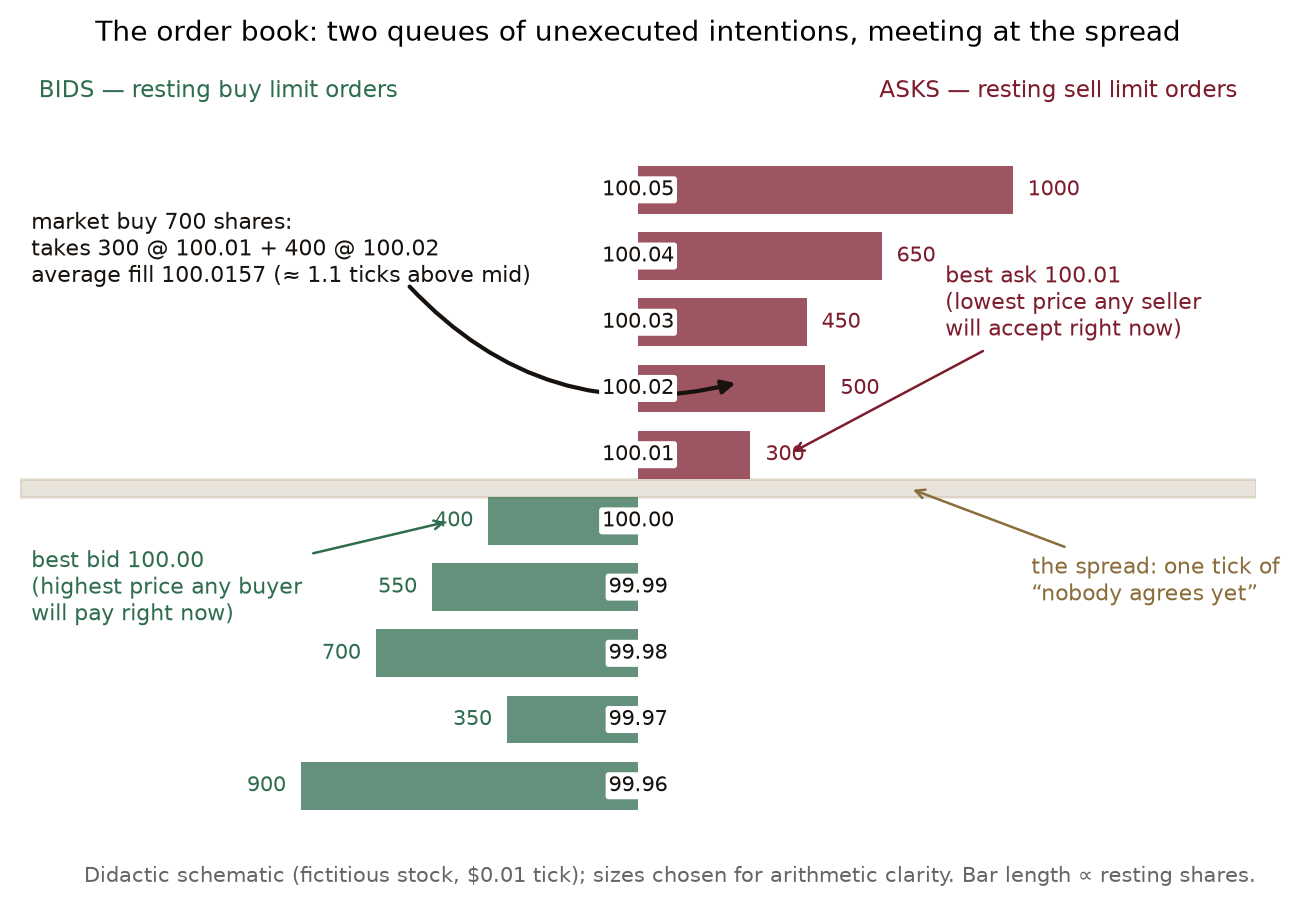

Generate this figure with Python:
"""
Figure 1 - A schematic limit order book (DOM view), drawn, not screenshotted.

Pure didactic diagram: a ten-level book for a fictitious stock trading near
$100.00 with a one-cent tick. Bids (buy limit orders) accumulate below the
market on the left, asks (sell limit orders) above it on the right; the gap
between the best bid and the best ask is the spread. A 700-share marketable
buy order is shown walking the ask side: it consumes the 300 shares at 100.01
and 400 of the 500 shares at 100.02, so its average fill is worse than the
quoted best ask - the price of immediacy, made visible.

All numbers are chosen for arithmetic clarity, not taken from a feed; the
figure is a diagram of mechanics (the empirical figures of this paper are
Figures 3). No data download.

Reproducible:
    python fig_orderbook_schematic.py     # numpy, matplotlib only
"""
import os
import numpy as np
import matplotlib
matplotlib.use("Agg")
import matplotlib.pyplot as plt

HERE = os.path.dirname(os.path.abspath(__file__))

# ---- the book (price -> resting size) ---------------------------------------
bids = [(100.00, 400), (99.99, 550), (99.98, 700), (99.97, 350), (99.96, 900)]
asks = [(100.01, 300), (100.02, 500), (100.03, 450), (100.04, 650), (100.05, 1000)]
TICK = 0.01
best_bid, best_ask = bids[0][0], asks[0][0]
mid = (best_bid + best_ask) / 2

# ---- a 700-share marketable buy walks the ask side --------------------------
order = 700
take1 = min(order, asks[0][1])            # 300 @ 100.01
take2 = order - take1                     # 400 @ 100.02
avg_fill = (take1 * asks[0][0] + take2 * asks[1][0]) / order
slip_ticks = (avg_fill - mid) / TICK
left_at_10002 = asks[1][1] - take2        # 100 shares remain at 100.02

C_BID, C_ASK, C_INK, C_ACC = "#2f6d4f", "#7c1c2c", "#17120e", "#8a6d3b"

fig, ax = plt.subplots(figsize=(6.8, 4.4))
SC = 1 / 1000.0                                       # shares -> bar length

for p, q in bids:
    ax.barh(p, -q * SC, height=TICK * 0.72, color=C_BID, alpha=0.75, zorder=2)
    ax.text(-q * SC - 0.04, p, f"{q}", va="center", ha="right",
            fontsize=7.6, color=C_BID)
for p, q in asks:
    ax.barh(p, q * SC, height=TICK * 0.72, color=C_ASK, alpha=0.75, zorder=2)
    ax.text(q * SC + 0.04, p, f"{q}", va="center", ha="left",
            fontsize=7.6, color=C_ASK)

# price labels down the middle
for p, _ in bids + asks:
    ax.text(0, p, f"{p:.2f}", va="center", ha="center", fontsize=7.6,
            color=C_INK, zorder=4,
            bbox=dict(boxstyle="round,pad=0.14", fc="white", ec="none"))

# spread band
ax.axhspan(best_bid + TICK * 0.36, best_ask - TICK * 0.36,
           color=C_ACC, alpha=0.18, zorder=1)
ax.annotate("the spread: one tick of\n“nobody agrees yet”",
            xy=(0.72, (best_bid + best_ask) / 2), xytext=(1.05, 99.988),
            fontsize=8, color=C_ACC,
            arrowprops=dict(arrowstyle="->", color=C_ACC, lw=0.9))

ax.annotate("best bid 100.00\n(highest price any buyer\nwill pay right now)",
            xy=(-bids[0][1] * SC - 0.1, best_bid), xytext=(-1.62, 99.985),
            fontsize=7.8, color=C_BID,
            arrowprops=dict(arrowstyle="->", color=C_BID, lw=0.9))
ax.annotate("best ask 100.01\n(lowest price any seller\nwill accept right now)",
            xy=(asks[0][1] * SC + 0.1, best_ask), xytext=(0.82, 100.028),
            fontsize=7.8, color=C_ASK,
            arrowprops=dict(arrowstyle="->", color=C_ASK, lw=0.9))

# the marketable buy order walking the book
ax.annotate("", xy=(asks[1][1] * SC * 0.55, asks[1][0] + 0.001),
            xytext=(-0.62, 100.036),
            arrowprops=dict(arrowstyle="-|>", color=C_INK, lw=1.5,
                            connectionstyle="arc3,rad=0.3"))
ax.text(-1.62, 100.047,
        f"market buy {order} shares:\ntakes {take1} @ {asks[0][0]:.2f} + "
        f"{take2} @ {asks[1][0]:.2f}\naverage fill {avg_fill:.4f} "
        f"(≈ {slip_ticks:.1f} ticks above mid)",
        fontsize=7.8, color=C_INK, ha="left", va="top")

ax.text(-1.6, 100.064, "BIDS — resting buy limit orders",
        fontsize=8.4, color=C_BID, ha="left")
ax.text(1.6, 100.064, "ASKS — resting sell limit orders",
        fontsize=8.4, color=C_ASK, ha="right")

ax.set_xlim(-1.65, 1.65)
ax.set_ylim(99.952, 100.070)
ax.set_yticks([])
ax.set_xticks([])
for s in ax.spines.values():
    s.set_visible(False)
ax.set_title("The order book: two queues of unexecuted intentions, "
             "meeting at the spread", fontsize=10.2)
fig.text(0.5, -0.015,
         "Didactic schematic (fictitious stock, $0.01 tick); sizes chosen for "
         "arithmetic clarity. Bar length ∝ resting shares.",
         ha="center", fontsize=7.6, color="#666")
plt.tight_layout()

OUT = os.path.join(HERE, "fig_orderbook_schematic.png")
fig.savefig(OUT, dpi=200, bbox_inches="tight")
print("wrote", OUT)
print(f"best_bid={best_bid:.2f} best_ask={best_ask:.2f} mid={mid:.3f} "
      f"spread_ticks={(best_ask-best_bid)/TICK:.0f}")
print(f"depth_bid_total={sum(q for _, q in bids)} "
      f"depth_ask_total={sum(q for _, q in asks)}")
print(f"order={order} take1={take1}@{asks[0][0]:.2f} take2={take2}@{asks[1][0]:.2f} "
      f"avg_fill={avg_fill:.4f} slippage_vs_mid_ticks={slip_ticks:.2f} "
      f"left_at_100.02={left_at_10002} new_best_ask={asks[1][0]:.2f} "
      f"new_spread_ticks={(asks[1][0]-best_bid)/TICK:.0f}")
